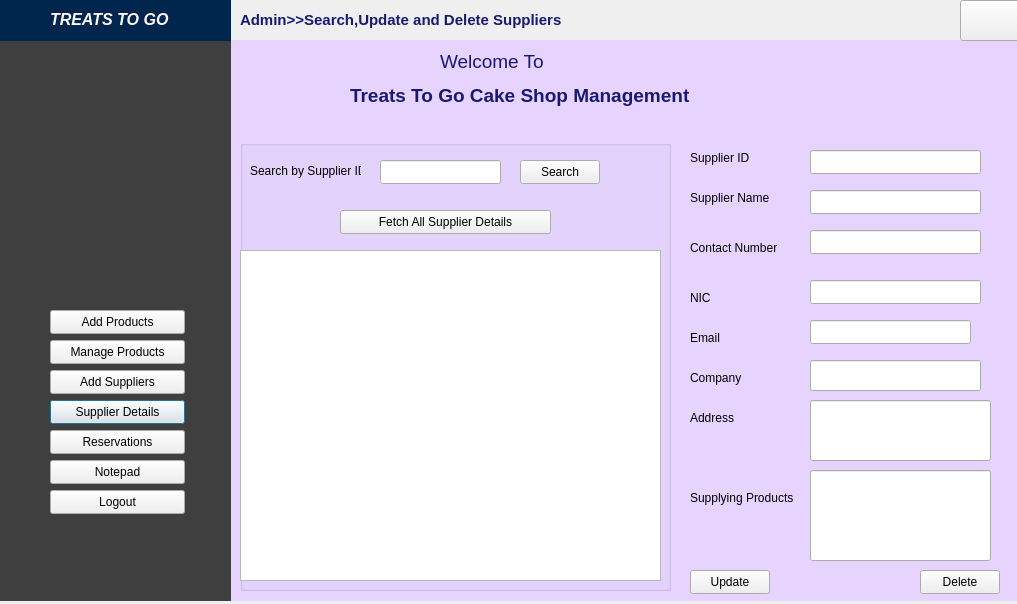
<?xml version="1.0" encoding="UTF-8"?>
<ui version="4.0">
 <class>modifysuppliers</class>
 <widget class="QDialog" name="modifysuppliers">
  <property name="geometry">
   <rect>
    <x>0</x>
    <y>0</y>
    <width>1017</width>
    <height>604</height>
   </rect>
  </property>
  <property name="windowTitle">
   <string>Dialog</string>
  </property>
  <widget class="QPushButton" name="pushButton_5">
   <property name="geometry">
    <rect>
     <x>50</x>
     <y>400</y>
     <width>135</width>
     <height>24</height>
    </rect>
   </property>
   <property name="text">
    <string>Supplier Details</string>
   </property>
  </widget>
  <widget class="QPushButton" name="pushButton_3">
   <property name="geometry">
    <rect>
     <x>50</x>
     <y>340</y>
     <width>135</width>
     <height>24</height>
    </rect>
   </property>
   <property name="text">
    <string>Manage Products</string>
   </property>
  </widget>
  <widget class="QPushButton" name="pushButton_7">
   <property name="geometry">
    <rect>
     <x>50</x>
     <y>460</y>
     <width>135</width>
     <height>24</height>
    </rect>
   </property>
   <property name="text">
    <string>Notepad</string>
   </property>
  </widget>
  <widget class="QPushButton" name="pushButton_8">
   <property name="geometry">
    <rect>
     <x>50</x>
     <y>490</y>
     <width>135</width>
     <height>24</height>
    </rect>
   </property>
   <property name="text">
    <string>Logout</string>
   </property>
  </widget>
  <widget class="QPushButton" name="pushButton_4">
   <property name="geometry">
    <rect>
     <x>50</x>
     <y>370</y>
     <width>135</width>
     <height>24</height>
    </rect>
   </property>
   <property name="text">
    <string>Add Suppliers</string>
   </property>
  </widget>
  <widget class="QLabel" name="label_7">
   <property name="geometry">
    <rect>
     <x>0</x>
     <y>0</y>
     <width>231</width>
     <height>41</height>
    </rect>
   </property>
   <property name="styleSheet">
    <string notr="true">background-color: rgb(0, 38, 77);</string>
   </property>
   <property name="text">
    <string/>
   </property>
  </widget>
  <widget class="QPushButton" name="pushButton_6">
   <property name="geometry">
    <rect>
     <x>50</x>
     <y>430</y>
     <width>135</width>
     <height>24</height>
    </rect>
   </property>
   <property name="text">
    <string>Reservations</string>
   </property>
  </widget>
  <widget class="QPushButton" name="pushButton_2">
   <property name="geometry">
    <rect>
     <x>50</x>
     <y>310</y>
     <width>135</width>
     <height>24</height>
    </rect>
   </property>
   <property name="text">
    <string>Add Products</string>
   </property>
  </widget>
  <widget class="QLabel" name="label_8">
   <property name="geometry">
    <rect>
     <x>0</x>
     <y>30</y>
     <width>231</width>
     <height>571</height>
    </rect>
   </property>
   <property name="styleSheet">
    <string notr="true">background-color: rgb(63, 63, 63);</string>
   </property>
   <property name="text">
    <string/>
   </property>
  </widget>
  <widget class="QLabel" name="label_13">
   <property name="geometry">
    <rect>
     <x>50</x>
     <y>10</y>
     <width>121</width>
     <height>20</height>
    </rect>
   </property>
   <property name="text">
    <string>&lt;html&gt;&lt;head/&gt;&lt;body&gt;&lt;p&gt;&lt;span style=&quot; font-size:12pt; font-weight:700; font-style:italic; color:#fff6fe;&quot;&gt;TREATS TO GO&lt;/span&gt;&lt;/p&gt;&lt;/body&gt;&lt;/html&gt;</string>
   </property>
  </widget>
  <widget class="QLabel" name="label_14">
   <property name="geometry">
    <rect>
     <x>10</x>
     <y>80</y>
     <width>211</width>
     <height>191</height>
    </rect>
   </property>
   <property name="styleSheet">
    <string notr="true">image: url(:/img/images/logo.png);</string>
   </property>
   <property name="text">
    <string/>
   </property>
  </widget>
  <widget class="QLabel" name="label_10">
   <property name="geometry">
    <rect>
     <x>350</x>
     <y>80</y>
     <width>371</width>
     <height>31</height>
    </rect>
   </property>
   <property name="font">
    <font>
     <pointsize>14</pointsize>
     <bold>true</bold>
    </font>
   </property>
   <property name="text">
    <string>&lt;html&gt;&lt;head/&gt;&lt;body&gt;&lt;p&gt;&lt;span style=&quot; color:#191970;&quot;&gt;Treats To Go Cake Shop Management&lt;/span&gt;&lt;/p&gt;&lt;/body&gt;&lt;/html&gt;</string>
   </property>
  </widget>
  <widget class="QLabel" name="label_9">
   <property name="geometry">
    <rect>
     <x>440</x>
     <y>50</y>
     <width>141</width>
     <height>21</height>
    </rect>
   </property>
   <property name="font">
    <font>
     <pointsize>14</pointsize>
    </font>
   </property>
   <property name="text">
    <string>&lt;html&gt;&lt;head/&gt;&lt;body&gt;&lt;p&gt;&lt;span style=&quot; color:#191970;&quot;&gt;Welcome To&lt;/span&gt;&lt;/p&gt;&lt;/body&gt;&lt;/html&gt;</string>
   </property>
  </widget>
  <widget class="QLabel" name="label_12">
   <property name="geometry">
    <rect>
     <x>230</x>
     <y>40</y>
     <width>811</width>
     <height>561</height>
    </rect>
   </property>
   <property name="styleSheet">
    <string notr="true">background-color: rgb(230, 212, 255);</string>
   </property>
   <property name="text">
    <string/>
   </property>
  </widget>
  <widget class="QGroupBox" name="groupBox">
   <property name="geometry">
    <rect>
     <x>240</x>
     <y>140</y>
     <width>431</width>
     <height>451</height>
    </rect>
   </property>
   <property name="title">
    <string/>
   </property>
   <widget class="QTableView" name="tableView">
    <property name="geometry">
     <rect>
      <x>0</x>
      <y>110</y>
      <width>421</width>
      <height>331</height>
     </rect>
    </property>
   </widget>
   <widget class="QLabel" name="label">
    <property name="geometry">
     <rect>
      <x>10</x>
      <y>20</y>
      <width>111</width>
      <height>21</height>
     </rect>
    </property>
    <property name="text">
     <string>Search by Supplier ID</string>
    </property>
   </widget>
   <widget class="QLineEdit" name="lineEdit_searchbysid">
    <property name="geometry">
     <rect>
      <x>140</x>
      <y>20</y>
      <width>121</width>
      <height>24</height>
     </rect>
    </property>
   </widget>
   <widget class="QPushButton" name="pushButton_laodbysid">
    <property name="geometry">
     <rect>
      <x>280</x>
      <y>20</y>
      <width>80</width>
      <height>24</height>
     </rect>
    </property>
    <property name="text">
     <string>Search</string>
    </property>
   </widget>
   <widget class="QPushButton" name="pushButton_sloadall">
    <property name="geometry">
     <rect>
      <x>100</x>
      <y>70</y>
      <width>211</width>
      <height>24</height>
     </rect>
    </property>
    <property name="text">
     <string>Fetch All Supplier Details</string>
    </property>
   </widget>
  </widget>
  <widget class="QLabel" name="label_2">
   <property name="geometry">
    <rect>
     <x>690</x>
     <y>150</y>
     <width>71</width>
     <height>16</height>
    </rect>
   </property>
   <property name="text">
    <string>Supplier ID</string>
   </property>
  </widget>
  <widget class="QLabel" name="label_3">
   <property name="geometry">
    <rect>
     <x>690</x>
     <y>190</y>
     <width>91</width>
     <height>16</height>
    </rect>
   </property>
   <property name="text">
    <string>Supplier Name</string>
   </property>
  </widget>
  <widget class="QLabel" name="label_4">
   <property name="geometry">
    <rect>
     <x>690</x>
     <y>240</y>
     <width>101</width>
     <height>16</height>
    </rect>
   </property>
   <property name="text">
    <string>Contact Number</string>
   </property>
  </widget>
  <widget class="QLabel" name="label_5">
   <property name="geometry">
    <rect>
     <x>690</x>
     <y>290</y>
     <width>49</width>
     <height>16</height>
    </rect>
   </property>
   <property name="text">
    <string>NIC</string>
   </property>
  </widget>
  <widget class="QLabel" name="label_6">
   <property name="geometry">
    <rect>
     <x>690</x>
     <y>330</y>
     <width>49</width>
     <height>16</height>
    </rect>
   </property>
   <property name="text">
    <string>Email</string>
   </property>
  </widget>
  <widget class="QLabel" name="label_16">
   <property name="geometry">
    <rect>
     <x>690</x>
     <y>410</y>
     <width>49</width>
     <height>16</height>
    </rect>
   </property>
   <property name="text">
    <string>Address</string>
   </property>
  </widget>
  <widget class="QLabel" name="label_17">
   <property name="geometry">
    <rect>
     <x>690</x>
     <y>370</y>
     <width>61</width>
     <height>16</height>
    </rect>
   </property>
   <property name="text">
    <string>Company</string>
   </property>
  </widget>
  <widget class="QLabel" name="label_18">
   <property name="geometry">
    <rect>
     <x>690</x>
     <y>490</y>
     <width>121</width>
     <height>16</height>
    </rect>
   </property>
   <property name="text">
    <string>Supplying Products</string>
   </property>
  </widget>
  <widget class="QLineEdit" name="lineEdit_usid">
   <property name="geometry">
    <rect>
     <x>810</x>
     <y>150</y>
     <width>171</width>
     <height>24</height>
    </rect>
   </property>
  </widget>
  <widget class="QLineEdit" name="lineEdit_usname">
   <property name="geometry">
    <rect>
     <x>810</x>
     <y>190</y>
     <width>171</width>
     <height>24</height>
    </rect>
   </property>
  </widget>
  <widget class="QLineEdit" name="lineEdit_uscont">
   <property name="geometry">
    <rect>
     <x>810</x>
     <y>230</y>
     <width>171</width>
     <height>24</height>
    </rect>
   </property>
  </widget>
  <widget class="QLineEdit" name="lineEdit_usnic">
   <property name="geometry">
    <rect>
     <x>810</x>
     <y>280</y>
     <width>171</width>
     <height>24</height>
    </rect>
   </property>
  </widget>
  <widget class="QLineEdit" name="lineEdit_ussprod">
   <property name="geometry">
    <rect>
     <x>810</x>
     <y>470</y>
     <width>181</width>
     <height>91</height>
    </rect>
   </property>
  </widget>
  <widget class="QLineEdit" name="lineEdit_usemail">
   <property name="geometry">
    <rect>
     <x>810</x>
     <y>320</y>
     <width>161</width>
     <height>24</height>
    </rect>
   </property>
  </widget>
  <widget class="QLineEdit" name="lineEdit_uscomp">
   <property name="geometry">
    <rect>
     <x>810</x>
     <y>360</y>
     <width>171</width>
     <height>31</height>
    </rect>
   </property>
  </widget>
  <widget class="QLineEdit" name="lineEdit_usaddr">
   <property name="geometry">
    <rect>
     <x>810</x>
     <y>400</y>
     <width>181</width>
     <height>61</height>
    </rect>
   </property>
  </widget>
  <widget class="QPushButton" name="pushButton_supup">
   <property name="geometry">
    <rect>
     <x>690</x>
     <y>570</y>
     <width>80</width>
     <height>24</height>
    </rect>
   </property>
   <property name="text">
    <string>Update</string>
   </property>
  </widget>
  <widget class="QPushButton" name="pushButton_supdel">
   <property name="geometry">
    <rect>
     <x>920</x>
     <y>570</y>
     <width>80</width>
     <height>24</height>
    </rect>
   </property>
   <property name="text">
    <string>Delete</string>
   </property>
  </widget>
  <widget class="QPushButton" name="pushButton_10">
   <property name="geometry">
    <rect>
     <x>960</x>
     <y>0</y>
     <width>61</width>
     <height>41</height>
    </rect>
   </property>
   <property name="styleSheet">
    <string notr="true">image: url(:/img/images/icons8-home-page-30(1).png);</string>
   </property>
   <property name="text">
    <string/>
   </property>
  </widget>
  <widget class="QLabel" name="label_19">
   <property name="geometry">
    <rect>
     <x>240</x>
     <y>0</y>
     <width>361</width>
     <height>41</height>
    </rect>
   </property>
   <property name="text">
    <string>&lt;html&gt;&lt;head/&gt;&lt;body&gt;&lt;p&gt;&lt;span style=&quot; font-size:11pt; font-weight:700; color:#191970;&quot;&gt;Admin&amp;gt;&amp;gt;Search,Update and Delete Suppliers&lt;/span&gt;&lt;/p&gt;&lt;/body&gt;&lt;/html&gt;</string>
   </property>
  </widget>
  <zorder>label_12</zorder>
  <zorder>label_8</zorder>
  <zorder>pushButton_5</zorder>
  <zorder>pushButton_3</zorder>
  <zorder>pushButton_7</zorder>
  <zorder>pushButton_8</zorder>
  <zorder>pushButton_4</zorder>
  <zorder>label_7</zorder>
  <zorder>pushButton_6</zorder>
  <zorder>pushButton_2</zorder>
  <zorder>label_13</zorder>
  <zorder>label_14</zorder>
  <zorder>label_10</zorder>
  <zorder>label_9</zorder>
  <zorder>groupBox</zorder>
  <zorder>label_2</zorder>
  <zorder>label_3</zorder>
  <zorder>label_4</zorder>
  <zorder>label_5</zorder>
  <zorder>label_6</zorder>
  <zorder>label_16</zorder>
  <zorder>label_17</zorder>
  <zorder>label_18</zorder>
  <zorder>lineEdit_usid</zorder>
  <zorder>lineEdit_usname</zorder>
  <zorder>lineEdit_uscont</zorder>
  <zorder>lineEdit_usnic</zorder>
  <zorder>lineEdit_ussprod</zorder>
  <zorder>lineEdit_usemail</zorder>
  <zorder>lineEdit_uscomp</zorder>
  <zorder>lineEdit_usaddr</zorder>
  <zorder>pushButton_supup</zorder>
  <zorder>pushButton_supdel</zorder>
  <zorder>pushButton_10</zorder>
  <zorder>label_19</zorder>
 </widget>
 <resources/>
 <connections/>
</ui>
